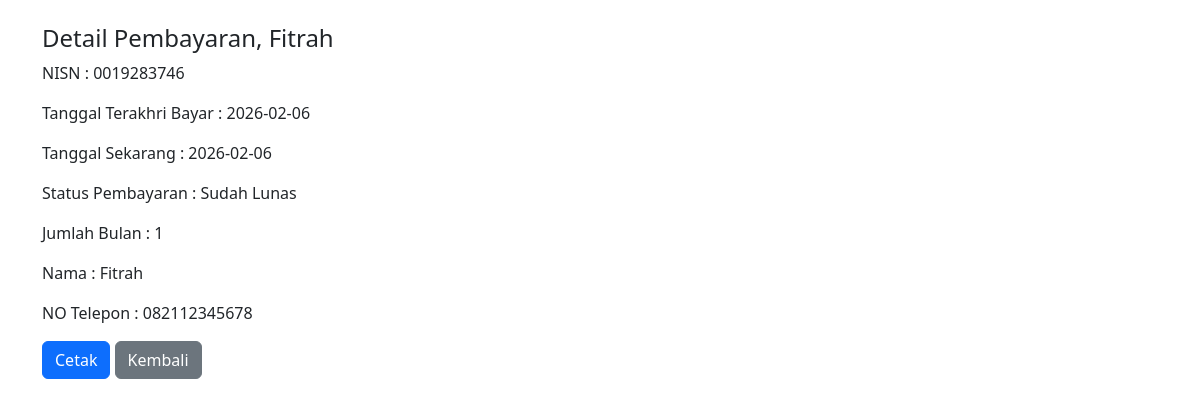
Screenshot of /cek_pembayaran/detail_pembayaran.php?nisn=0019283746 (signed in) with the database file from the repository.
### tables this page shows
CREATE TABLE `cek_pembayaran` (
  `nisn` varchar(10) NOT NULL,
  `tgl_terakhir_byr` date NOT NULL,
  `tgl_sekarang` date NOT NULL,
  `status` enum('Belum Lunas','Sudah Lunas') NOT NULL,
  `jumlah_bulan` varchar(5) NOT NULL,
  `nama` varchar(50) NOT NULL,
  `no_telp` varchar(13) NOT NULL
);

### cek_pembayaran/detail_pembayaran.php (the view, shortened to what this page needs)
<?php
include('../config.php');
$nisn = $_GET['nisn'];
$query = mysqli_query($mysqli, "SELECT * FROM cek_pembayaran WHERE nisn='$nisn'");
$data = mysqli_fetch_assoc($query);
?>
<!DOCTYPE html>
<html lang="en">
<head>
    <link href="../bootstrap/css/bootstrap.min.css" rel="stylesheet">
</head>
<body>
    <div class="container mt-4">
        <h4>Detail Pembayaran, <?= $data['nama']; ?></h4>
        <p>NISN : <?= $data['nisn']; ?></p>
        <p>Tanggal Terakhri Bayar : <?= $data['tgl_terakhir_byr']; ?></p>
        <p>Tanggal Sekarang : <?= $data['tgl_sekarang']; ?></p>
        <p>Status Pembayaran : <?= $data['status']; ?></p>
        <p>Jumlah Bulan : <?= $data['jumlah_bulan']; ?></p>
        <p>Nama : <?= $data['nama']; ?></p>
        <p>NO Telepon : <?= $data['no_telp']; ?></p>
        <a href="javascript:window.print()" class="btn btn-primary">
            Cetak
        </a>
        <a href="tampil_cek_pembayaran.php" class="btn btn-secondary">
            Kembali
        </a>
    </div>
</body>
</html>

### rows the page displays
cek_pembayaran: nama "Fitrah", nisn "0019283746", tgl_terakhir_byr "2026-02-06", tgl_sekarang "2026-02-06", status "Sudah Lunas", jumlah_bulan "1", no_telp "082112345678"
